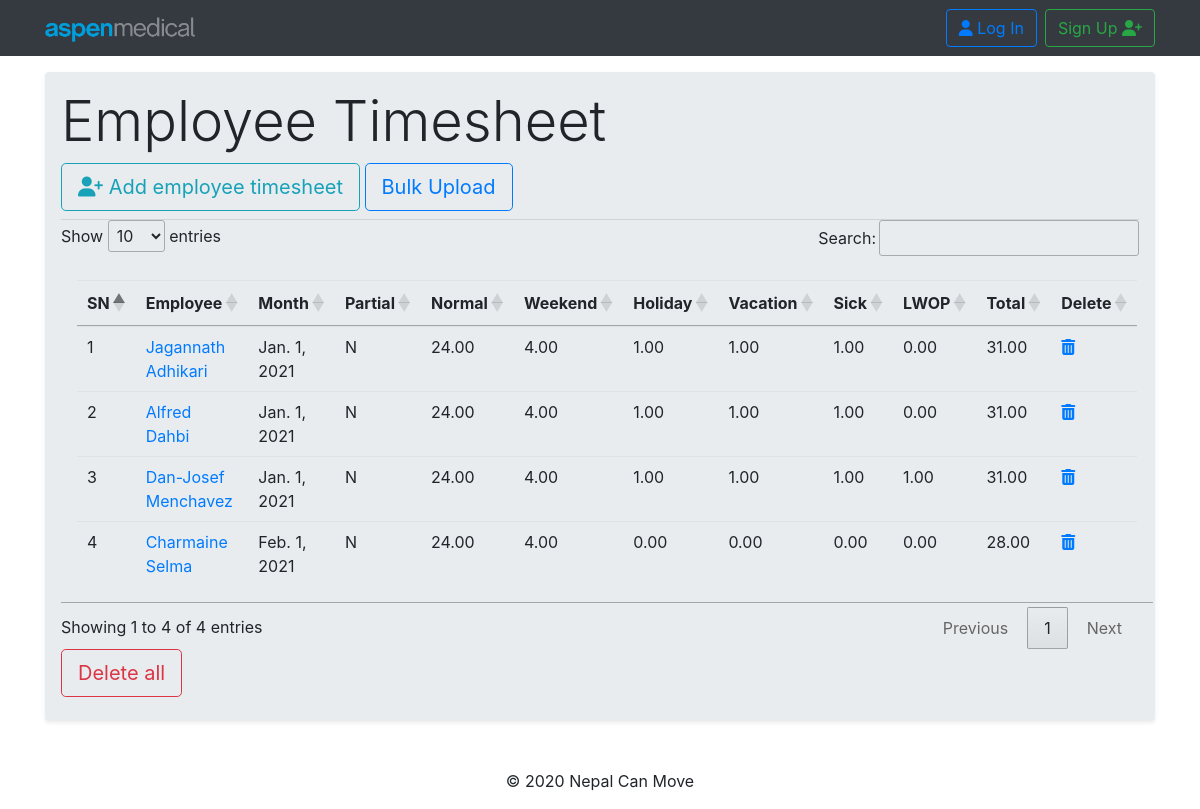
/payroll/timesheet_list/, run on the app's committed database.
### payroll/models.py (models this page shows, shortened)
class Timesheet(models.Model):
    employee               =   models.ForeignKey(Employee, related_name='employee_timesheet', on_delete=models.CASCADE, blank=True,null=True)
    month                  =   models.DateField()
    partial_choice         =   (('N', 'N'),('Y', 'Y'))
    partial                =   models.CharField(max_length=60, default=partial_choice[0][0], choices=partial_choice,)
    normal                 =   models.DecimalField(max_digits=12, decimal_places=2,)
    weekend                =   models.DecimalField(max_digits=12, decimal_places=2,)
    holiday                =   models.DecimalField(max_digits=12, decimal_places=2,)
    vacation               =   models.DecimalField(max_digits=12, decimal_places=2,)
    sick                   =   models.DecimalField(max_digits=12, decimal_places=2,)
    lwop                   =   models.DecimalField(max_digits=12, decimal_places=2,)
    total                  =   models.DecimalField(max_digits=12, decimal_places=2,)

class Employee(models.Model):
    employee_id         = models.CharField(primary_key=True, max_length=60, unique=True)
    first_name          = models.CharField(max_length=60, blank=True,null=True)
    middle_name         = models.CharField(max_length=60, blank=True,null=True)
    last_name           = models.CharField(max_length=60, blank=True,null=True)
    GENDER_CHOICES      = (('Male', 'Male'),('Female', 'Female'),('Other', 'Other'),)
    gender              = models.CharField(max_length=10, choices=GENDER_CHOICES)
    DOB                 = models.DateField(null=True, blank=True)
    religion            = models.CharField(max_length=20, null=True, blank=True)
    citizenship         = models.CharField(max_length=20, null=True, blank=True)
    country_birth       = models.CharField(max_length=20, null=True, blank=True)
    email               = models.EmailField(max_length=70, blank=True,null=True)
    phone               = models.IntegerField(null=True, blank=True,default=0)
    uae_address         = models.CharField(max_length=90, null=True, blank=True)
    home_country_phone  = models.CharField(max_length=90, null=True, blank=True)
    home_country_address= models.CharField(max_length=90, null=True, blank=True)
    department          = models.ForeignKey(Department, related_name='dept_name', on_delete=models.CASCADE,null=True,blank=True)
    designation         = models.CharField(max_length=40, null=True, blank=True)
    department_head     = models.BooleanField(default=False)
    joining_date        = models.DateField(null=True, blank=True)
    img                 = models.ImageField(upload_to='pics',null=True,blank=True, default='/static/images/default-user.jpg')
    employee_status_choice     = (('Active', 'Active'),('Inactive', 'Inactive'))
    employee_status            = models.CharField(max_length=10, default=['Active'], choices=employee_status_choice)
    def __str__ (self):
        return str(self.first_name)+' '+ str(self.last_name)

### payroll/views.py (the view)
class EmployeeTimesheet(ListView):
    template_name = 'payroll/timesheet_list.html'
    context_object_name = 'timesheet_list'
    model = models.Timesheet
    def get_context_data(self, *args, **kwargs):
        context = super(EmployeeTimesheet,self).get_context_data(*args,**kwargs)
        return context

### payroll/templates/payroll/timesheet_list.html (shortened to what this page needs)
{% extends "base.html" %}
{% load static %}
{% block content %}
  <div class="jumbotron shadow-sm p-3 mb-5 rounded mt-3">
    <h2 class="display-4">Employee Timesheet</h2>
    <a class="btn btn-outline-info btn-lg mb-2" href="{% url 'payroll:timesheet_create' %}" ><i class="fas fa-user-plus"> </i> Add employee timesheet</a>
    <a class="btn btn-outline-primary btn-lg mb-2" href="{% url 'payroll:timesheet_upload' %}">Bulk Upload</a>
    <hr>
    <table class="table table-hover h-100 p-3" id="table_id" class="dispaly">
      <thead>
        <tr>
          <th scope="col">SN</th>
          <th>Employee</th>
          <th scope="col"> Month</th>
          <th scope="col">Partial</th>
          <th scope="col">Normal</th>
          <th scope="col"> Weekend</th>
          <th scope="col">Holiday</th>
          <th scope="col">Vacation</th>
          <th scope="col"> Sick</th>
          <th scope="col">LWOP</th>
          <th scope="col">Total</th>
          <th>Delete</th>
        </tr>
      </thead>
      <tbody>
        {% for timesheet in timesheet_list %}
        <tr>
          <td scope="row">{{ forloop.counter }}</td>
          <td> <a href="{% url 'payroll:timesheet_update' pk=timesheet.pk %}"> {{timesheet.employee}} </a> </td>
          <td> {{timesheet.month }} </td>
          <td> {{timesheet.partial }}</td>
          <td> {{timesheet.normal}}</td>
          <td> {{timesheet.weekend}}</td>
          <td> {{timesheet.holiday }} </td>
          <td> {{timesheet.vacation }}</td>
          <td> {{timesheet.sick}}</td>
          <td> {{timesheet.lwop }}</td>
          <td> {{timesheet.total}}</td>
          <td> <a href="{% url 'payroll:timesheet_delete' pk=timesheet.pk %}"> <i class="fas fa-trash-alt"></i> </a> </td>
        </tr>
        {% endfor %}
        </tbody>
      </table>
      <button type="button" class="btn btn-outline-danger btn-lg mb-2" data-toggle="modal" data-target="#myModal">
        Delete all
      </button>
  </div>
{% endblock %}

### static/css/stylesheet.css (style rules this page uses)
hr { margin: 0px; }

### data on the page
Timesheet: employee "Jagannath Adhikari", month "Jan. 1, 2021", partial "N", normal "24.00", weekend "4.00", holiday "1.00", vacation "1.00", sick "1.00", lwop "0.00", total "31.00"
Timesheet: employee "Alfred Dahbi", month "Jan. 1, 2021", partial "N", normal "24.00", weekend "4.00", holiday "1.00", vacation "1.00", sick "1.00", lwop "0.00", total "31.00"
Timesheet: employee "Dan-Josef Menchavez", month "Jan. 1, 2021", partial "N", normal "24.00", weekend "4.00", holiday "1.00", vacation "1.00", sick "1.00", lwop "1.00", total "31.00"
Timesheet: employee "Charmaine Selma", month "Feb. 1, 2021", partial "N", normal "24.00", weekend "4.00", holiday "0.00", vacation "0.00", sick "0.00", lwop "0.00", total "28.00"
